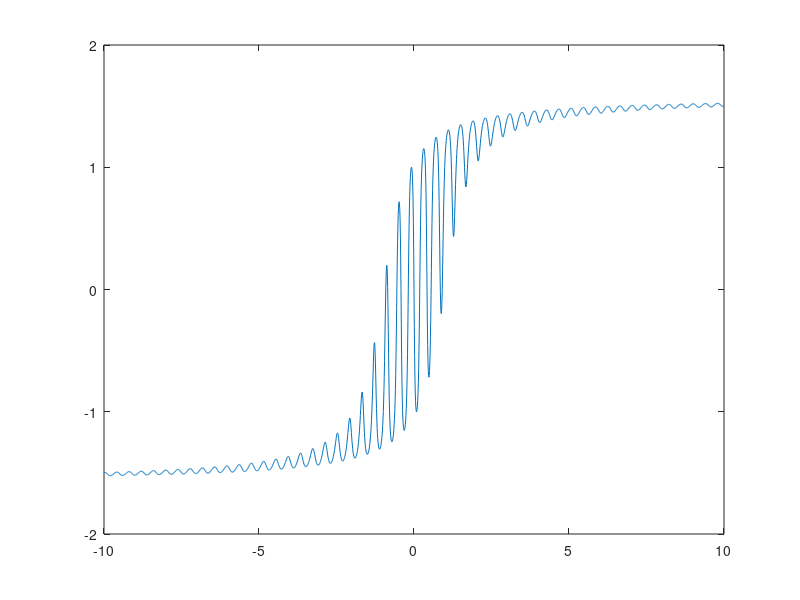
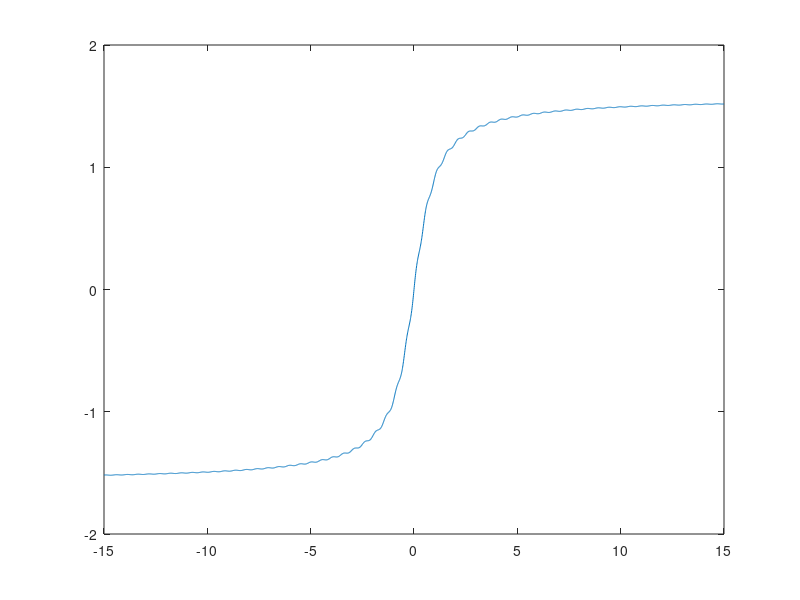
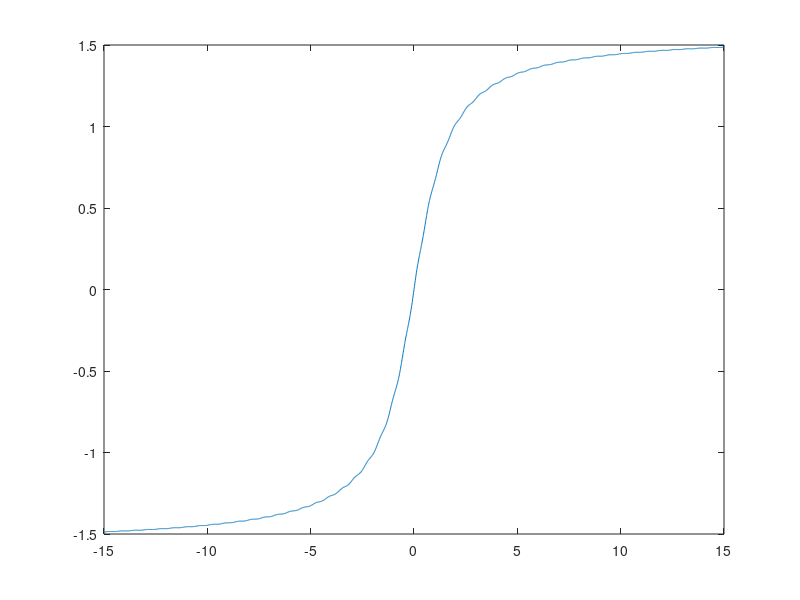

Reproduce these figures in MATLAB, in order.
%% ly
tao1=16;
by=0.1;dy=0.5;hy=0.5;e=0.5;hf=0.5;
w=[-10:0.01:10];
w=w';
y1=atan( ( w-sin(w*tao1) )./( dy+by-hy*e*hf*cos(w*tao1) ) );
figure(1)
plot(w,y1);
%% lm
tao2=12;
w=[-15:0.01:15];
w=w';
omegam=0.78;
pm=0.5;
y2=atan( ( 0.5*pm*by*sin(w*tao2)+w )./( omegam-0.5*pm*by*cos(w*tao2) ) );
figure(2)
plot(w,y2);
%% lf
tao3=10;
w=[-15:0.01:15];
w=w';
omegaf=1.26;
pf=0.3;
y3=atan( ( 0.5*pf*by*sin(w*tao3)+w )./( omegaf-0.5*pf*by*cos(w*tao3) ) );
figure(3)
plot(w,y3);